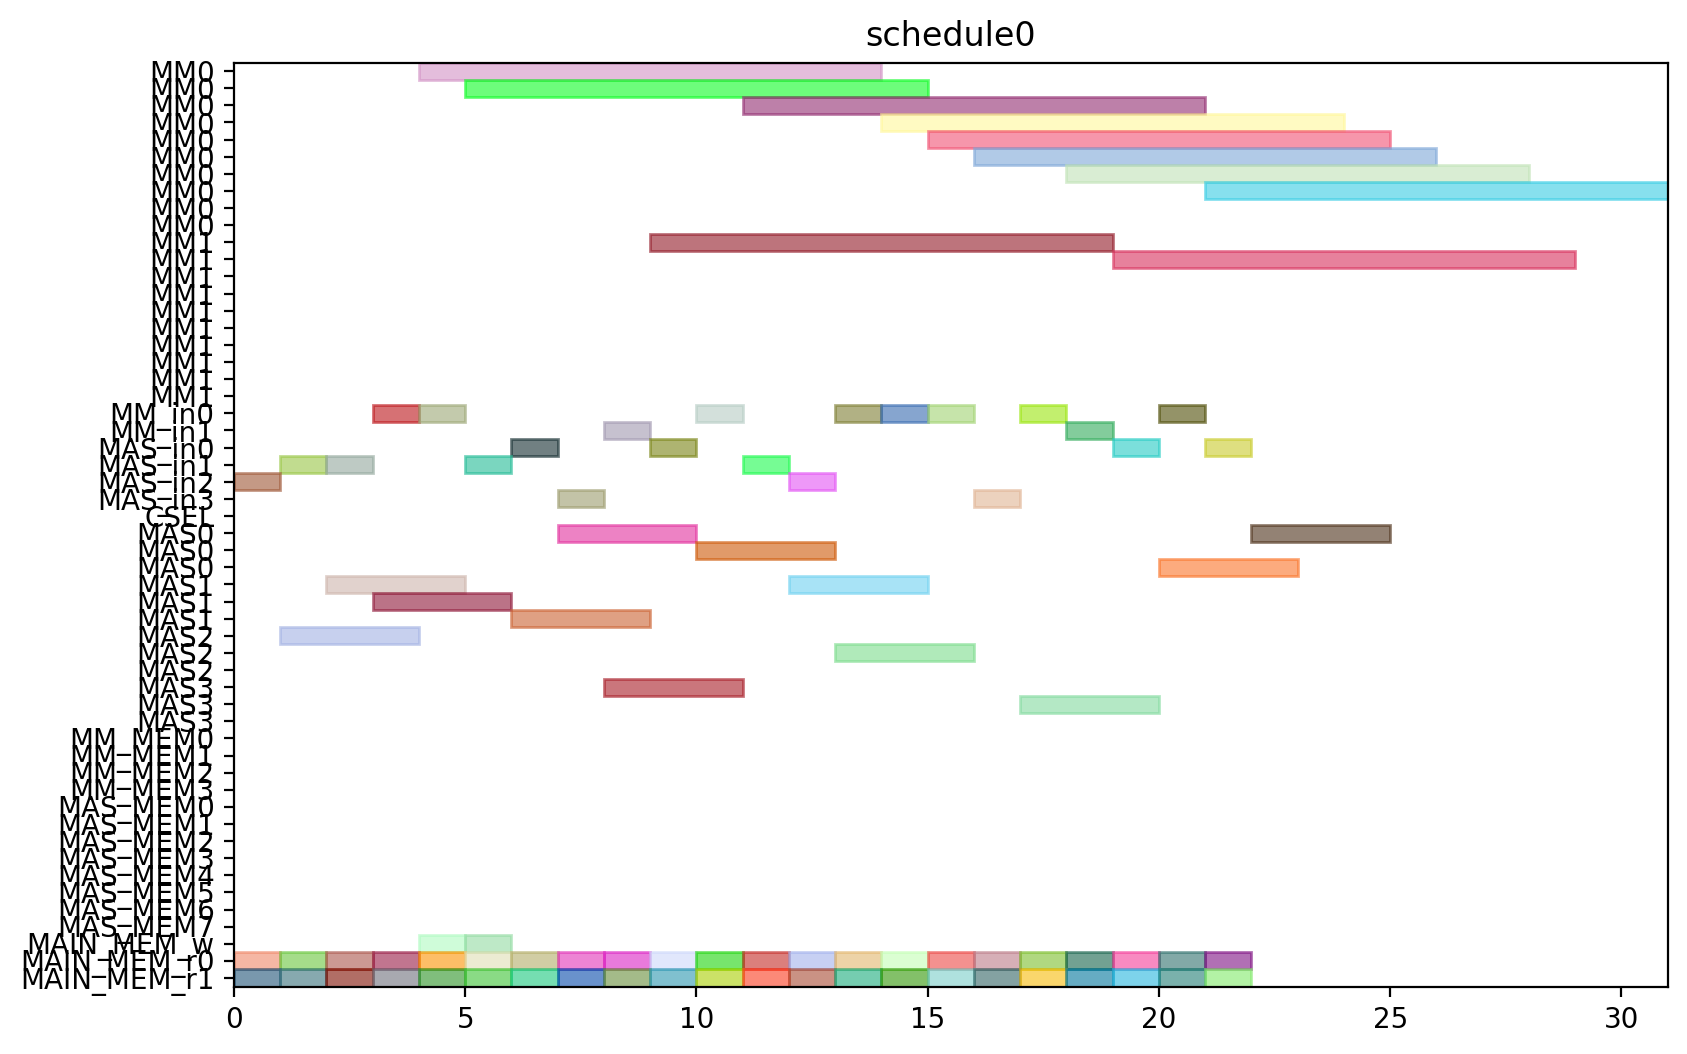

Write Python code to recreate this figure.
from pyschedule import Scenario, solvers, plotters, alt


def solve():
	horizon = 120
	S = Scenario("schedule0", horizon=horizon)

	# resource
	MM = S.Resources('MM', num=2, size=10)
	MM_in = S.Resources('MM_in', num=2)
	MAS_in = S.Resources('MAS_in', num=4)
	CSEL = S.Resource('CSEL')
	MAS = S.Resources('MAS', num=4, size=3, periods=range(1, horizon))
	MM_MEM = S.Resources('MM_MEM', num=4)
	MAS_MEM = S.Resources('MAS_MEM', num=8)
	MAIN_MEM_w = S.Resource('MAIN_MEM_w', size=1)
	MAIN_MEM_r = S.Resources('MAIN_MEM_r', num=2)

	# result of previous scheduling

	# new tasks
	c10_t0 = S.Task('c10_t0', length=10, delay_cost=1)
	c10_t0 += alt(MM)
	c10_t0_in = S.Task('c10_t0_in', length=1, delay_cost=1)
	c10_t0_in += alt(MM_in)
	S += c10_t0_in*MM_in[0]<=c10_t0*MM[0]
	S += c10_t0_in*MM_in[1]<=c10_t0*MM[1]
	c10_t0_mem0 = S.Task('c10_t0_mem0', length=1, delay_cost=1)
	c10_t0_mem0 += MAIN_MEM_r[0]
	S += c10_t0_mem0 <= c10_t0

	c10_t0_mem1 = S.Task('c10_t0_mem1', length=1, delay_cost=1)
	c10_t0_mem1 += MAIN_MEM_r[1]
	S += c10_t0_mem1 <= c10_t0

	c10_t1 = S.Task('c10_t1', length=10, delay_cost=1)
	c10_t1 += alt(MM)
	c10_t1_in = S.Task('c10_t1_in', length=1, delay_cost=1)
	c10_t1_in += alt(MM_in)
	S += c10_t1_in*MM_in[0]<=c10_t1*MM[0]
	S += c10_t1_in*MM_in[1]<=c10_t1*MM[1]
	c10_t1_mem0 = S.Task('c10_t1_mem0', length=1, delay_cost=1)
	c10_t1_mem0 += MAIN_MEM_r[0]
	S += c10_t1_mem0 <= c10_t1

	c10_t1_mem1 = S.Task('c10_t1_mem1', length=1, delay_cost=1)
	c10_t1_mem1 += MAIN_MEM_r[1]
	S += c10_t1_mem1 <= c10_t1

	c10_t2 = S.Task('c10_t2', length=3, delay_cost=1)
	c10_t2 += alt(MAS)
	c10_t2_in = S.Task('c10_t2_in', length=1, delay_cost=1)
	c10_t2_in += alt(MAS_in)
	S += c10_t2_in*MAS_in[0]<=c10_t2*MAS[0]

	S += c10_t2_in*MAS_in[1]<=c10_t2*MAS[1]

	S += c10_t2_in*MAS_in[2]<=c10_t2*MAS[2]

	S += c10_t2_in*MAS_in[3]<=c10_t2*MAS[3]

	c10_t2_mem0 = S.Task('c10_t2_mem0', length=1, delay_cost=1)
	c10_t2_mem0 += MAIN_MEM_r[0]
	S += c10_t2_mem0 <= c10_t2

	c10_t2_mem1 = S.Task('c10_t2_mem1', length=1, delay_cost=1)
	c10_t2_mem1 += MAIN_MEM_r[1]
	S += c10_t2_mem1 <= c10_t2

	c10_t3 = S.Task('c10_t3', length=3, delay_cost=1)
	c10_t3 += alt(MAS)
	c10_t3_in = S.Task('c10_t3_in', length=1, delay_cost=1)
	c10_t3_in += alt(MAS_in)
	S += c10_t3_in*MAS_in[0]<=c10_t3*MAS[0]

	S += c10_t3_in*MAS_in[1]<=c10_t3*MAS[1]

	S += c10_t3_in*MAS_in[2]<=c10_t3*MAS[2]

	S += c10_t3_in*MAS_in[3]<=c10_t3*MAS[3]

	c10_t3_mem0 = S.Task('c10_t3_mem0', length=1, delay_cost=1)
	c10_t3_mem0 += MAIN_MEM_r[0]
	S += c10_t3_mem0 <= c10_t3

	c10_t3_mem1 = S.Task('c10_t3_mem1', length=1, delay_cost=1)
	c10_t3_mem1 += MAIN_MEM_r[1]
	S += c10_t3_mem1 <= c10_t3

	c20_t0 = S.Task('c20_t0', length=10, delay_cost=1)
	c20_t0 += alt(MM)
	c20_t0_in = S.Task('c20_t0_in', length=1, delay_cost=1)
	c20_t0_in += alt(MM_in)
	S += c20_t0_in*MM_in[0]<=c20_t0*MM[0]
	S += c20_t0_in*MM_in[1]<=c20_t0*MM[1]
	c20_t0_mem0 = S.Task('c20_t0_mem0', length=1, delay_cost=1)
	c20_t0_mem0 += MAIN_MEM_r[0]
	S += c20_t0_mem0 <= c20_t0

	c20_t0_mem1 = S.Task('c20_t0_mem1', length=1, delay_cost=1)
	c20_t0_mem1 += MAIN_MEM_r[1]
	S += c20_t0_mem1 <= c20_t0

	c20_t1 = S.Task('c20_t1', length=10, delay_cost=1)
	c20_t1 += alt(MM)
	c20_t1_in = S.Task('c20_t1_in', length=1, delay_cost=1)
	c20_t1_in += alt(MM_in)
	S += c20_t1_in*MM_in[0]<=c20_t1*MM[0]
	S += c20_t1_in*MM_in[1]<=c20_t1*MM[1]
	c20_t1_mem0 = S.Task('c20_t1_mem0', length=1, delay_cost=1)
	c20_t1_mem0 += MAIN_MEM_r[0]
	S += c20_t1_mem0 <= c20_t1

	c20_t1_mem1 = S.Task('c20_t1_mem1', length=1, delay_cost=1)
	c20_t1_mem1 += MAIN_MEM_r[1]
	S += c20_t1_mem1 <= c20_t1

	c20_t2 = S.Task('c20_t2', length=3, delay_cost=1)
	c20_t2 += alt(MAS)
	c20_t2_in = S.Task('c20_t2_in', length=1, delay_cost=1)
	c20_t2_in += alt(MAS_in)
	S += c20_t2_in*MAS_in[0]<=c20_t2*MAS[0]

	S += c20_t2_in*MAS_in[1]<=c20_t2*MAS[1]

	S += c20_t2_in*MAS_in[2]<=c20_t2*MAS[2]

	S += c20_t2_in*MAS_in[3]<=c20_t2*MAS[3]

	c20_t2_mem0 = S.Task('c20_t2_mem0', length=1, delay_cost=1)
	c20_t2_mem0 += MAIN_MEM_r[0]
	S += c20_t2_mem0 <= c20_t2

	c20_t2_mem1 = S.Task('c20_t2_mem1', length=1, delay_cost=1)
	c20_t2_mem1 += MAIN_MEM_r[1]
	S += c20_t2_mem1 <= c20_t2

	c20_t3 = S.Task('c20_t3', length=3, delay_cost=1)
	c20_t3 += alt(MAS)
	c20_t3_in = S.Task('c20_t3_in', length=1, delay_cost=1)
	c20_t3_in += alt(MAS_in)
	S += c20_t3_in*MAS_in[0]<=c20_t3*MAS[0]

	S += c20_t3_in*MAS_in[1]<=c20_t3*MAS[1]

	S += c20_t3_in*MAS_in[2]<=c20_t3*MAS[2]

	S += c20_t3_in*MAS_in[3]<=c20_t3*MAS[3]

	c20_t3_mem0 = S.Task('c20_t3_mem0', length=1, delay_cost=1)
	c20_t3_mem0 += MAIN_MEM_r[0]
	S += c20_t3_mem0 <= c20_t3

	c20_t3_mem1 = S.Task('c20_t3_mem1', length=1, delay_cost=1)
	c20_t3_mem1 += MAIN_MEM_r[1]
	S += c20_t3_mem1 <= c20_t3

	c01_t0 = S.Task('c01_t0', length=10, delay_cost=1)
	c01_t0 += alt(MM)
	c01_t0_in = S.Task('c01_t0_in', length=1, delay_cost=1)
	c01_t0_in += alt(MM_in)
	S += c01_t0_in*MM_in[0]<=c01_t0*MM[0]
	S += c01_t0_in*MM_in[1]<=c01_t0*MM[1]
	c01_t0_mem0 = S.Task('c01_t0_mem0', length=1, delay_cost=1)
	c01_t0_mem0 += MAIN_MEM_r[0]
	S += c01_t0_mem0 <= c01_t0

	c01_t0_mem1 = S.Task('c01_t0_mem1', length=1, delay_cost=1)
	c01_t0_mem1 += MAIN_MEM_r[1]
	S += c01_t0_mem1 <= c01_t0

	c01_t1 = S.Task('c01_t1', length=10, delay_cost=1)
	c01_t1 += alt(MM)
	c01_t1_in = S.Task('c01_t1_in', length=1, delay_cost=1)
	c01_t1_in += alt(MM_in)
	S += c01_t1_in*MM_in[0]<=c01_t1*MM[0]
	S += c01_t1_in*MM_in[1]<=c01_t1*MM[1]
	c01_t1_mem0 = S.Task('c01_t1_mem0', length=1, delay_cost=1)
	c01_t1_mem0 += MAIN_MEM_r[0]
	S += c01_t1_mem0 <= c01_t1

	c01_t1_mem1 = S.Task('c01_t1_mem1', length=1, delay_cost=1)
	c01_t1_mem1 += MAIN_MEM_r[1]
	S += c01_t1_mem1 <= c01_t1

	c01_t2 = S.Task('c01_t2', length=3, delay_cost=1)
	c01_t2 += alt(MAS)
	c01_t2_in = S.Task('c01_t2_in', length=1, delay_cost=1)
	c01_t2_in += alt(MAS_in)
	S += c01_t2_in*MAS_in[0]<=c01_t2*MAS[0]

	S += c01_t2_in*MAS_in[1]<=c01_t2*MAS[1]

	S += c01_t2_in*MAS_in[2]<=c01_t2*MAS[2]

	S += c01_t2_in*MAS_in[3]<=c01_t2*MAS[3]

	c01_t2_mem0 = S.Task('c01_t2_mem0', length=1, delay_cost=1)
	c01_t2_mem0 += MAIN_MEM_r[0]
	S += c01_t2_mem0 <= c01_t2

	c01_t2_mem1 = S.Task('c01_t2_mem1', length=1, delay_cost=1)
	c01_t2_mem1 += MAIN_MEM_r[1]
	S += c01_t2_mem1 <= c01_t2

	c01_t3 = S.Task('c01_t3', length=3, delay_cost=1)
	c01_t3 += alt(MAS)
	c01_t3_in = S.Task('c01_t3_in', length=1, delay_cost=1)
	c01_t3_in += alt(MAS_in)
	S += c01_t3_in*MAS_in[0]<=c01_t3*MAS[0]

	S += c01_t3_in*MAS_in[1]<=c01_t3*MAS[1]

	S += c01_t3_in*MAS_in[2]<=c01_t3*MAS[2]

	S += c01_t3_in*MAS_in[3]<=c01_t3*MAS[3]

	c01_t3_mem0 = S.Task('c01_t3_mem0', length=1, delay_cost=1)
	c01_t3_mem0 += MAIN_MEM_r[0]
	S += c01_t3_mem0 <= c01_t3

	c01_t3_mem1 = S.Task('c01_t3_mem1', length=1, delay_cost=1)
	c01_t3_mem1 += MAIN_MEM_r[1]
	S += c01_t3_mem1 <= c01_t3

	c11_t0 = S.Task('c11_t0', length=10, delay_cost=1)
	c11_t0 += alt(MM)
	c11_t0_in = S.Task('c11_t0_in', length=1, delay_cost=1)
	c11_t0_in += alt(MM_in)
	S += c11_t0_in*MM_in[0]<=c11_t0*MM[0]
	S += c11_t0_in*MM_in[1]<=c11_t0*MM[1]
	c11_t0_mem0 = S.Task('c11_t0_mem0', length=1, delay_cost=1)
	c11_t0_mem0 += MAIN_MEM_r[0]
	S += c11_t0_mem0 <= c11_t0

	c11_t0_mem1 = S.Task('c11_t0_mem1', length=1, delay_cost=1)
	c11_t0_mem1 += MAIN_MEM_r[1]
	S += c11_t0_mem1 <= c11_t0

	c11_t1 = S.Task('c11_t1', length=10, delay_cost=1)
	c11_t1 += alt(MM)
	c11_t1_in = S.Task('c11_t1_in', length=1, delay_cost=1)
	c11_t1_in += alt(MM_in)
	S += c11_t1_in*MM_in[0]<=c11_t1*MM[0]
	S += c11_t1_in*MM_in[1]<=c11_t1*MM[1]
	c11_t1_mem0 = S.Task('c11_t1_mem0', length=1, delay_cost=1)
	c11_t1_mem0 += MAIN_MEM_r[0]
	S += c11_t1_mem0 <= c11_t1

	c11_t1_mem1 = S.Task('c11_t1_mem1', length=1, delay_cost=1)
	c11_t1_mem1 += MAIN_MEM_r[1]
	S += c11_t1_mem1 <= c11_t1

	c11_t2 = S.Task('c11_t2', length=3, delay_cost=1)
	c11_t2 += alt(MAS)
	c11_t2_in = S.Task('c11_t2_in', length=1, delay_cost=1)
	c11_t2_in += alt(MAS_in)
	S += c11_t2_in*MAS_in[0]<=c11_t2*MAS[0]

	S += c11_t2_in*MAS_in[1]<=c11_t2*MAS[1]

	S += c11_t2_in*MAS_in[2]<=c11_t2*MAS[2]

	S += c11_t2_in*MAS_in[3]<=c11_t2*MAS[3]

	c11_t2_mem0 = S.Task('c11_t2_mem0', length=1, delay_cost=1)
	c11_t2_mem0 += MAIN_MEM_r[0]
	S += c11_t2_mem0 <= c11_t2

	c11_t2_mem1 = S.Task('c11_t2_mem1', length=1, delay_cost=1)
	c11_t2_mem1 += MAIN_MEM_r[1]
	S += c11_t2_mem1 <= c11_t2

	c11_t3 = S.Task('c11_t3', length=3, delay_cost=1)
	c11_t3 += alt(MAS)
	c11_t3_in = S.Task('c11_t3_in', length=1, delay_cost=1)
	c11_t3_in += alt(MAS_in)
	S += c11_t3_in*MAS_in[0]<=c11_t3*MAS[0]

	S += c11_t3_in*MAS_in[1]<=c11_t3*MAS[1]

	S += c11_t3_in*MAS_in[2]<=c11_t3*MAS[2]

	S += c11_t3_in*MAS_in[3]<=c11_t3*MAS[3]

	c11_t3_mem0 = S.Task('c11_t3_mem0', length=1, delay_cost=1)
	c11_t3_mem0 += MAIN_MEM_r[0]
	S += c11_t3_mem0 <= c11_t3

	c11_t3_mem1 = S.Task('c11_t3_mem1', length=1, delay_cost=1)
	c11_t3_mem1 += MAIN_MEM_r[1]
	S += c11_t3_mem1 <= c11_t3

	c21_t0 = S.Task('c21_t0', length=10, delay_cost=1)
	c21_t0 += alt(MM)
	c21_t0_in = S.Task('c21_t0_in', length=1, delay_cost=1)
	c21_t0_in += alt(MM_in)
	S += c21_t0_in*MM_in[0]<=c21_t0*MM[0]
	S += c21_t0_in*MM_in[1]<=c21_t0*MM[1]
	c21_t0_mem0 = S.Task('c21_t0_mem0', length=1, delay_cost=1)
	c21_t0_mem0 += MAIN_MEM_r[0]
	S += c21_t0_mem0 <= c21_t0

	c21_t0_mem1 = S.Task('c21_t0_mem1', length=1, delay_cost=1)
	c21_t0_mem1 += MAIN_MEM_r[1]
	S += c21_t0_mem1 <= c21_t0

	c21_t1 = S.Task('c21_t1', length=10, delay_cost=1)
	c21_t1 += alt(MM)
	c21_t1_in = S.Task('c21_t1_in', length=1, delay_cost=1)
	c21_t1_in += alt(MM_in)
	S += c21_t1_in*MM_in[0]<=c21_t1*MM[0]
	S += c21_t1_in*MM_in[1]<=c21_t1*MM[1]
	c21_t1_mem0 = S.Task('c21_t1_mem0', length=1, delay_cost=1)
	c21_t1_mem0 += MAIN_MEM_r[0]
	S += c21_t1_mem0 <= c21_t1

	c21_t1_mem1 = S.Task('c21_t1_mem1', length=1, delay_cost=1)
	c21_t1_mem1 += MAIN_MEM_r[1]
	S += c21_t1_mem1 <= c21_t1

	c21_t2 = S.Task('c21_t2', length=3, delay_cost=1)
	c21_t2 += alt(MAS)
	c21_t2_in = S.Task('c21_t2_in', length=1, delay_cost=1)
	c21_t2_in += alt(MAS_in)
	S += c21_t2_in*MAS_in[0]<=c21_t2*MAS[0]

	S += c21_t2_in*MAS_in[1]<=c21_t2*MAS[1]

	S += c21_t2_in*MAS_in[2]<=c21_t2*MAS[2]

	S += c21_t2_in*MAS_in[3]<=c21_t2*MAS[3]

	c21_t2_mem0 = S.Task('c21_t2_mem0', length=1, delay_cost=1)
	c21_t2_mem0 += MAIN_MEM_r[0]
	S += c21_t2_mem0 <= c21_t2

	c21_t2_mem1 = S.Task('c21_t2_mem1', length=1, delay_cost=1)
	c21_t2_mem1 += MAIN_MEM_r[1]
	S += c21_t2_mem1 <= c21_t2

	c21_t3 = S.Task('c21_t3', length=3, delay_cost=1)
	c21_t3 += alt(MAS)
	c21_t3_in = S.Task('c21_t3_in', length=1, delay_cost=1)
	c21_t3_in += alt(MAS_in)
	S += c21_t3_in*MAS_in[0]<=c21_t3*MAS[0]

	S += c21_t3_in*MAS_in[1]<=c21_t3*MAS[1]

	S += c21_t3_in*MAS_in[2]<=c21_t3*MAS[2]

	S += c21_t3_in*MAS_in[3]<=c21_t3*MAS[3]

	c21_t3_mem0 = S.Task('c21_t3_mem0', length=1, delay_cost=1)
	c21_t3_mem0 += MAIN_MEM_r[0]
	S += c21_t3_mem0 <= c21_t3

	c21_t3_mem1 = S.Task('c21_t3_mem1', length=1, delay_cost=1)
	c21_t3_mem1 += MAIN_MEM_r[1]
	S += c21_t3_mem1 <= c21_t3

	c000 = S.Task('c000', length=3, delay_cost=1)
	c000 += alt(MAS)
	c000_in = S.Task('c000_in', length=1, delay_cost=1)
	c000_in += alt(MAS_in)
	S += c000_in*MAS_in[0]<=c000*MAS[0]

	S += c000_in*MAS_in[1]<=c000*MAS[1]

	S += c000_in*MAS_in[2]<=c000*MAS[2]

	S += c000_in*MAS_in[3]<=c000*MAS[3]

	S += 0<c000

	c000_w = S.Task('c000_w', length=1, delay_cost=1)
	c000_w += alt(MAIN_MEM_w)
	S += c000 <= c000_w

	c000_mem0 = S.Task('c000_mem0', length=1, delay_cost=1)
	c000_mem0 += MAIN_MEM_r[0]
	S += c000_mem0 <= c000

	c000_mem1 = S.Task('c000_mem1', length=1, delay_cost=1)
	c000_mem1 += MAIN_MEM_r[1]
	S += c000_mem1 <= c000

	c001 = S.Task('c001', length=3, delay_cost=1)
	c001 += alt(MAS)
	c001_in = S.Task('c001_in', length=1, delay_cost=1)
	c001_in += alt(MAS_in)
	S += c001_in*MAS_in[0]<=c001*MAS[0]

	S += c001_in*MAS_in[1]<=c001*MAS[1]

	S += c001_in*MAS_in[2]<=c001*MAS[2]

	S += c001_in*MAS_in[3]<=c001*MAS[3]

	S += 0<c001

	c001_w = S.Task('c001_w', length=1, delay_cost=1)
	c001_w += alt(MAIN_MEM_w)
	S += c001 <= c001_w

	c001_mem0 = S.Task('c001_mem0', length=1, delay_cost=1)
	c001_mem0 += MAIN_MEM_r[0]
	S += c001_mem0 <= c001

	c001_mem1 = S.Task('c001_mem1', length=1, delay_cost=1)
	c001_mem1 += MAIN_MEM_r[1]
	S += c001_mem1 <= c001

	solvers.mip.solve(S,msg=1,kind='CPLEX',ratio_gap=1.01)

	solution = [['hoge']*len(S.solution()[1]) for i in range(len(S.solution()))]
	for i in range(len(S.solution())):
		for j in range(len(S.solution()[i])):
			solution[i][j]=str(S.solution()[i][j])
	print(solution)

	cycles = int(solution[-1][3])

	pic_file_name = "/mnt/rose/usr1/fukuda/ABE/multiRAM_multiMAS_16mux/scheduling_result/stage10MM2_stage3MAS4/FROB/schedule0.png"
	if(S.solution() != []):
		plotters.matplotlib.plot(S,img_filename=pic_file_name, show_task_labels=False, fig_size=(cycles*0.25+3, 6))

	return solution
